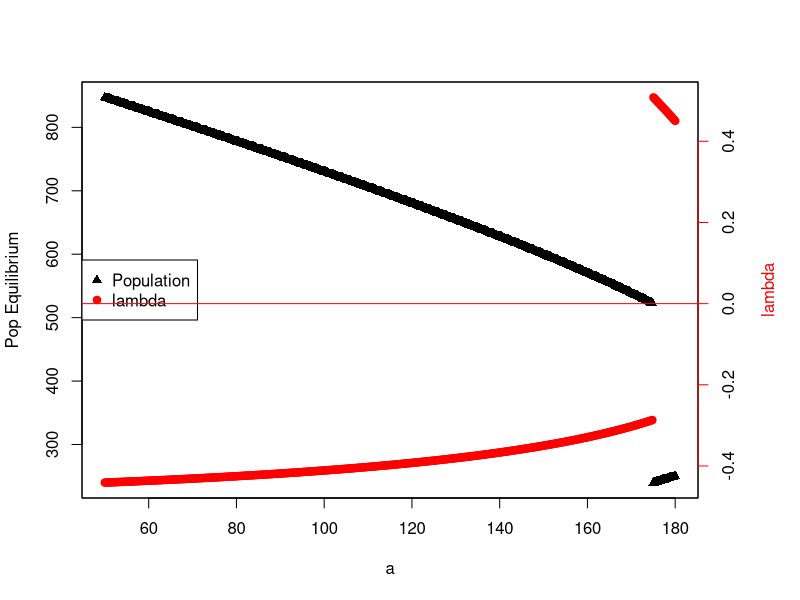
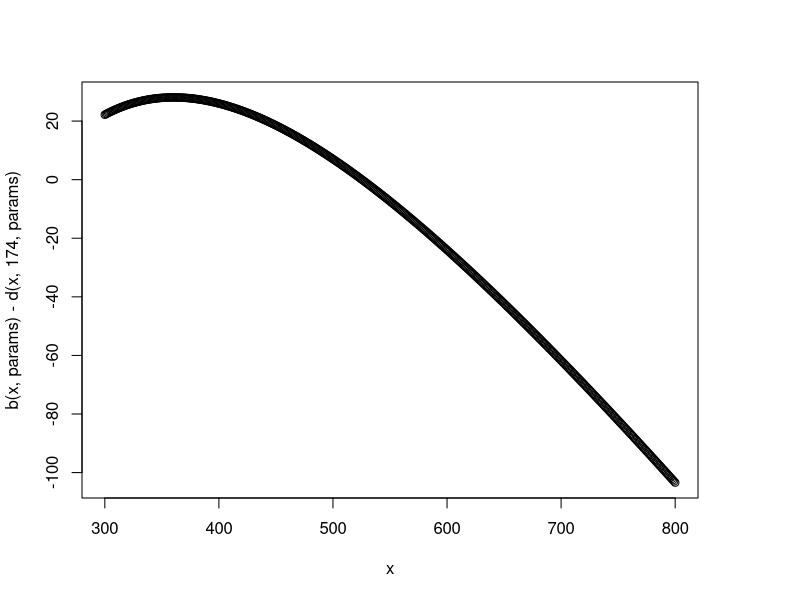

Reproduce these figures in R, in order. (Note: this script raises an error after producing the figures.)
# saddle_analytics.R
params <- c(K=1000, e=.5, h=200)

b <- function(x, params){ params["e"]*params["K"]*x^2/(x^2+params["h"]^2) }
d <- function(x, a, params){ params["e"]*x+a}

lambda <- function(x, a, params){ 2*params["e"]*params["K"]*x/(x^2+params["h"]^2) - 2*params["e"]*params["K"]*x^3/(x^2+params["h"]^2)^2-params["e"] }


x <- seq(0, 1000, by=5)
#plot(x, b(x,params)-d(x,100, params), type="l")


xhat <- function(a){
	F <- function(x, a, params){abs(b(x, params) - d(x, a, params)) } 
	nlm(F, 1000, a, params)$estimate
}

a <- seq(50, 180, length=500)
X <- sapply(a, xhat)

par(mar=c(5,4,4,5)+.1)
plot(a, X, xlab="a", ylab="Pop Equilibrium", pch=17)
par(new=TRUE)
plot(a, lambda(X, a, params), xlab="", ylab="", pch=19, xaxt="n", yaxt="n", col="red")
axis(4, col="red", col.ticks="red")
mtext("lambda", side=4, line=3, col="red")
legend("left",col=c("black","red"),pch=c(17,19),legend=c("Population","lambda"))
abline(h=0, col="red")

x <- 300:800
plot(x, b(x,params)-d(x,174,params) )


xhat_uni <- function(a){ 
	f <- function(x){ b(x, params) - d(x, a, params) }
	uniroot(f, c(200, 1000))$root
}
xhat_uni(100)
plot(a, xhat_uni(a))


